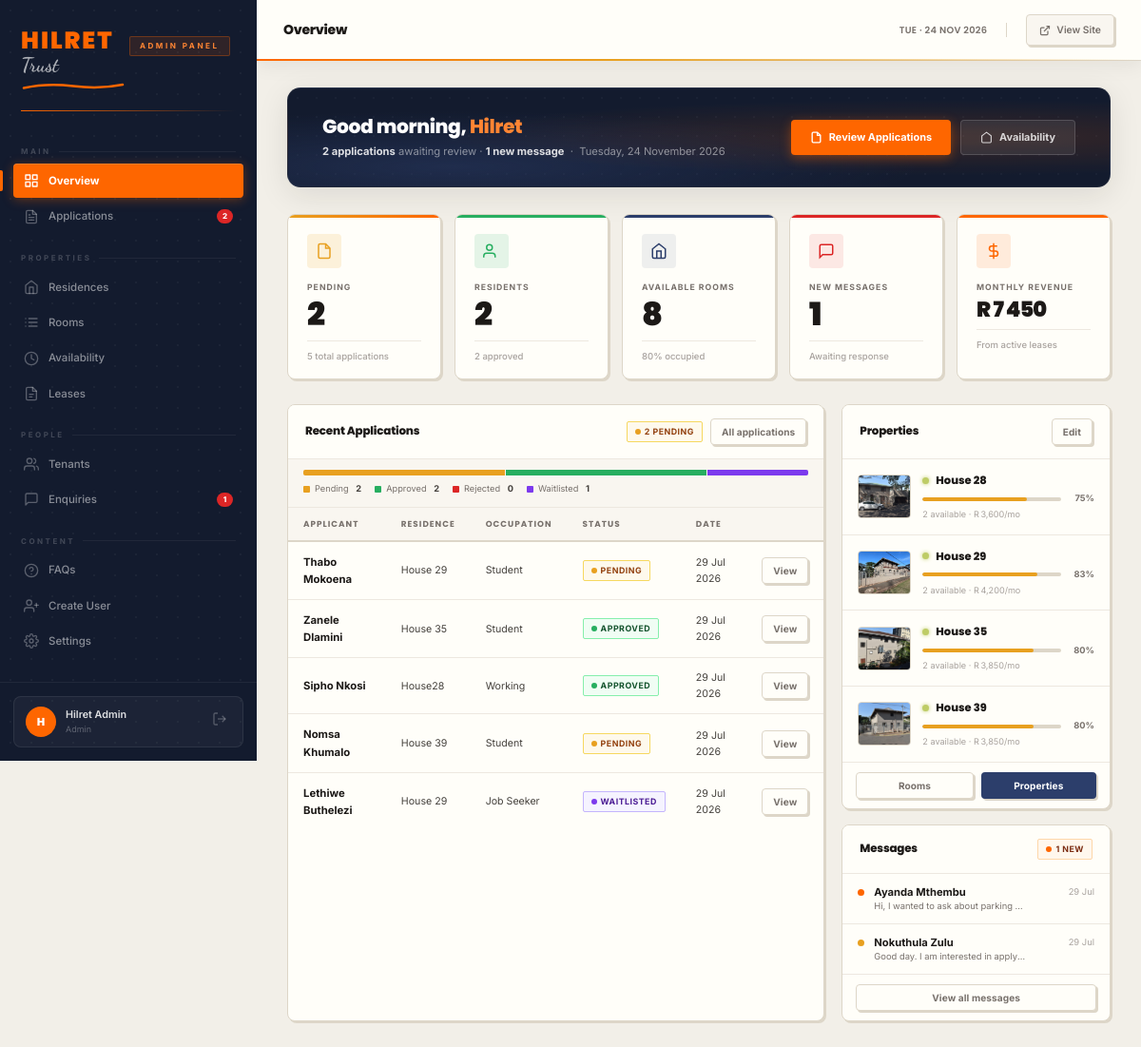
The app's page /dashboard/overview.php (signed in) with its own data.
### tables this page shows
CREATE TABLE IF NOT EXISTS users (
  id            INT AUTO_INCREMENT PRIMARY KEY,
  name          VARCHAR(100)  NOT NULL,
  email         VARCHAR(150)  UNIQUE NOT NULL,
  password_hash VARCHAR(255)  NOT NULL,
  role          ENUM('admin','manager') DEFAULT 'admin',
  last_login    DATETIME      NULL,
  created_at    TIMESTAMP     DEFAULT CURRENT_TIMESTAMP
);

CREATE TABLE IF NOT EXISTS applications (
  id                  INT AUTO_INCREMENT PRIMARY KEY,
   
  first_name          VARCHAR(100)  NOT NULL,
  last_name           VARCHAR(100)  NOT NULL,
  email               VARCHAR(150)  NOT NULL,
  phone               VARCHAR(30)   NOT NULL,
  dob                 DATE,
  gender              ENUM('male','female','other') DEFAULT 'male',
   
  occupation          VARCHAR(50)   NOT NULL,
  employer            VARCHAR(200),
  funding_source      VARCHAR(50)   NOT NULL,
   
  preferred_residence VARCHAR(50),
  room_type           VARCHAR(50)   DEFAULT 'single',
  move_in_date        DATE,
  notes               TEXT,
   
  status              ENUM('pending','approved','rejected','waitlisted') DEFAULT 'pending',
  reviewed_by         INT           NULL,
  reviewed_at         DATETIME      NULL,
  review_notes        TEXT,
  terms_accepted      TINYINT(1)    DEFAULT 0,
   
  doc_id_path          VARCHAR(255)  NULL,
  doc_enrollment_path  VARCHAR(255)  NULL,
  doc_bursary_path     VARCHAR(255)  NULL,
  doc_sponsorship_path VARCHAR(255)  NULL,
  doc_income_path      VARCHAR(255)  NULL,
  submitted_at        TIMESTAMP     DEFAULT CURRENT_TIMESTAMP,
  viewed_at           DATETIME      NULL,
  FOREIGN KEY (reviewed_by) REFERENCES users(id) ON DELETE SET NULL
);

CREATE TABLE IF NOT EXISTS residences (
  id               INT AUTO_INCREMENT PRIMARY KEY,
  name             VARCHAR(100)   NOT NULL,
  slug             VARCHAR(100)   UNIQUE NOT NULL,
  address          VARCHAR(255),
  region           VARCHAR(100)   DEFAULT 'Botanic Grove',
  price_from       DECIMAL(10,2)  DEFAULT 0.00,
  email            VARCHAR(150),
  phone            VARCHAR(30),
  description      TEXT,
  total_rooms      INT            DEFAULT 0,
  available_rooms  INT            DEFAULT 0,
  hero_image       VARCHAR(255),
  detail_page      VARCHAR(100),
  status           ENUM('active','inactive') DEFAULT 'active',
  created_at       TIMESTAMP      DEFAULT CURRENT_TIMESTAMP,
  updated_at       TIMESTAMP      DEFAULT CURRENT_TIMESTAMP ON UPDATE CURRENT_TIMESTAMP
);

CREATE TABLE IF NOT EXISTS enquiries (
  id           INT AUTO_INCREMENT PRIMARY KEY,
  name         VARCHAR(150)  NOT NULL,
  email        VARCHAR(150)  NOT NULL,
  message      TEXT          NOT NULL,
  status       ENUM('new','read','replied') DEFAULT 'new',
  submitted_at TIMESTAMP     DEFAULT CURRENT_TIMESTAMP
);

### dashboard/overview.php (the view, shortened to what the rows shown need)
<?php
require_once __DIR__ . '/partials/auth-check.php';
require_once dirname(__DIR__) . '/backend/db.php';
$pdo = db();
$recentApps = $pdo->query(
  "SELECT id, first_name, last_name, preferred_residence, status, occupation, submitted_at
   FROM applications ORDER BY submitted_at DESC LIMIT 7"
)->fetchAll();
$recentEnqs = $pdo->query(
  "SELECT id, name, email, message, status, submitted_at
   FROM enquiries ORDER BY submitted_at DESC LIMIT 5"
)->fetchAll();
$residences = $pdo->query(
  "SELECT r.id, r.name, r.available_rooms, r.total_rooms, r.hero_image, r.price_from,
          (r.total_rooms - r.available_rooms) AS occupied
   FROM residences r WHERE r.status='active' ORDER BY r.name"
)->fetchAll();
$hour      = (int) date('H');
$greeting  = $hour < 12 ? 'Good morning' : ($hour < 17 ? 'Good afternoon' : 'Good evening');
$firstName = explode(' ', $user['name'])[0];
?>
<?php include __DIR__ . '/partials/head.php'; ?>
<?php include __DIR__ . '/partials/sidebar.php'; ?>
<?php include __DIR__ . '/partials/topbar.php'; ?>
<main class="dash-content">
  <div class="welcome-banner">
    <div class="welcome-banner__text">
      <div class="welcome-banner__greeting">
        <?= $greeting ?>, <span><?= htmlspecialchars($firstName) ?></span>
      </div>
    </div>
  </div>
  <div class="overview-grid">
    <div class="card">
      <div class="table-wrap">
        <table class="data-table">
          <thead>
            <tr>
              <th>Applicant</th>
              <th>Residence</th>
              <th>Occupation</th>
              <th>Status</th>
              <th>Date</th>
              <th></th>
            </tr>
          </thead>
          <tbody>
            <?php foreach ($recentApps as $a): ?>
            <tr>
              <td style="font-weight:700;color:var(--ink)"><?= htmlspecialchars($a['first_name'] . ' ' . $a['last_name']) ?></td>
              <td class="text-sm"><?= htmlspecialchars(ucwords(str_replace(['house29','house35','house39','house25'],['House 29','House 35','House 39','House 25'],$a['preferred_residence']))) ?></td>
              <td class="text-sm text-muted"><?= ucwords(str_replace('-',' ',$a['occupation'])) ?></td>
              <td><span class="badge badge--<?= $a['status'] ?>"><span class="status-dot"></span> <?= ucfirst($a['status']) ?></span></td>
              <td class="text-muted text-sm"><?= date('d M Y', strtotime($a['submitted_at'])) ?></td>
              <td><a href="application-view.php?id=<?= $a['id'] ?>" class="btn btn--ghost btn--sm">View</a></td>
            </tr>
            <?php endforeach; ?>
          </tbody>
        </table>
      </div>
    </div>
    <div style="display:flex;flex-direction:column;gap:16px">
      <div class="card">
        <div class="prop-mini">
          <?php foreach ($residences as $r):
            $pct       = $r['total_rooms'] > 0 ? round(($r['occupied'] / $r['total_rooms']) * 100) : 0;
            $fillClass = $pct >= 90 ? 'prop-row__fill--full' : ($pct >= 65 ? 'prop-row__fill--mid' : '');
            $dotColor  = $r['available_rooms'] > 0 ? '#BECC66' : '#e05252';
          ?>
          <div class="prop-row">
            <img
              class="prop-row__thumb"
              src="/<?= rawurlencode($r['hero_image'] ?? '') ?>"
              alt="<?= htmlspecialchars($r['name']) ?>"
              onerror="this.style.display='none'"
            >
            <div class="prop-row__info">
              <div class="prop-row__name">
                <span class="prop-row__avail-dot" style="background:<?= $dotColor ?>;box-shadow:0 0 4px <?= $dotColor ?>"></span>
                <?= htmlspecialchars($r['name']) ?>
              </div>
              <div class="prop-row__bar-wrap">
                <div class="prop-row__bar">
                  <div class="prop-row__fill <?= $fillClass ?>" style="width:<?= $pct ?>%"></div>
                </div>
                <span class="prop-row__pct"><?= $pct ?>%</span>
              </div>
              <div class="prop-row__rooms"><?= $r['available_rooms'] ?> available · R&thinsp;<?= number_format($r['price_from'],0) ?>/mo</div>
            </div>
          </div>
          <?php endforeach; ?>
        </div>
      </div>
      <div class="card">
        <ul class="activity-list">
          <?php foreach ($recentEnqs as $e): ?>
          <li class="activity-item">
            <div class="activity-dot <?= $e['status'] === 'new' ? 'activity-dot--orange' : '' ?>"></div>
            <div class="activity-text">
              <div style="font-weight:700;font-size:.8rem"><?= htmlspecialchars($e['name']) ?></div>
              <div class="text-muted text-xs truncate" style="max-width:160px">
                <?= htmlspecialchars(mb_strimwidth($e['message'], 0, 52, '…')) ?>
              </div>
            </div>
            <div style="text-align:right;flex-shrink:0">
              <div class="activity-time"><?= date('d M', strtotime($e['submitted_at'])) ?></div>
            </div>
          </li>
          <?php endforeach; ?>
        </ul>
      </div>
    </div>
  </div>
</main>
<?php include __DIR__ . '/partials/foot.php'; ?>

### dashboard/partials/sidebar.php (shortened to what the rows shown need)
<?php
try {
    require_once dirname(__DIR__, 2) . '/backend/db.php';
} catch (Exception $e) {}
$initials = strtoupper(substr($user['name'] ?? 'A', 0, 1));
?>
<aside class="dash-sidebar">
  <div class="sidebar-footer">
    <div class="sidebar-user">
      <div class="sidebar-user__avatar"><?= htmlspecialchars($initials) ?></div>
      <div class="sidebar-user__info">
        <div class="sidebar-user__name"><?= htmlspecialchars($user['name'] ?? '') ?></div>
        <div class="sidebar-user__role"><?= htmlspecialchars($user['role'] ?? '') ?></div>
      </div>
      <a href="/dashboard/logout.php" class="sidebar-logout" title="Log out">
        <svg width="16" height="16" viewBox="0 0 24 24" fill="none" stroke="currentColor" stroke-width="2">
          <path d="M9 21H5a2 2 0 0 1-2-2V5a2 2 0 0 1 2-2h4"/>
          <polyline points="16 17 21 12 16 7"/>
          <line x1="21" y1="12" x2="9" y2="12"/>
        </svg>
      </a>
    </div>
  </div>
</aside>

### records on screen
users: name "H", name "Hilret Admin", role "Admin", name "Hilret"
applications: first_name+last_name "Thabo Mokoena", preferred_residence "House 29", occupation "Student", status "PENDING", submitted_at "29 Jul 2026"
applications: first_name+last_name "Zanele Dlamini", preferred_residence "House 35", occupation "Student", status "APPROVED", submitted_at "29 Jul 2026"
applications: first_name+last_name "Sipho Nkosi", preferred_residence "House28", occupation "Working", status "APPROVED", submitted_at "29 Jul 2026"
applications: first_name+last_name "Nomsa Khumalo", preferred_residence "House 39", occupation "Student", status "PENDING", submitted_at "29 Jul 2026"
applications: first_name+last_name "Lethiwe Buthelezi", preferred_residence "House 29", occupation "Job Seeker", status "WAITLISTED", submitted_at "29 Jul 2026"
residences: hero_image (picture), name "House 28", pct "75", available_rooms "2", price_from "3,600"
residences: hero_image (picture), name "House 29", pct "83", available_rooms "2", price_from "4,200"
residences: hero_image (picture), name "House 35", pct "80", available_rooms "2", price_from "3,850"
residences: hero_image (picture), name "House 39", pct "80", available_rooms "2", price_from "3,850"
enquiries: name "Ayanda Mthembu", message "Hi, I wanted to ask about parking…", submitted_at "29 Jul"
enquiries: name "Nokuthula Zulu", message "Good day. I am interested in apply…", submitted_at "29 Jul"

### other values on screen
$label "Overview Applications Residences Rooms Availability Leases Tenants Enquiries FAQs Create User Settings"
$badge "2 1"
$topbarTitle "Overview"
$pendingApps "2"
$newEnquiries "1"
$totalApps "5"
$totalResidents "2"
$approvedApps "2"
$availableRooms "8"
$occupancyRate "80"
$monthlyRevenue "7 450"
$lbl "Pending"
$cnt "2"
$lbl "Approved"
$lbl "Rejected"
